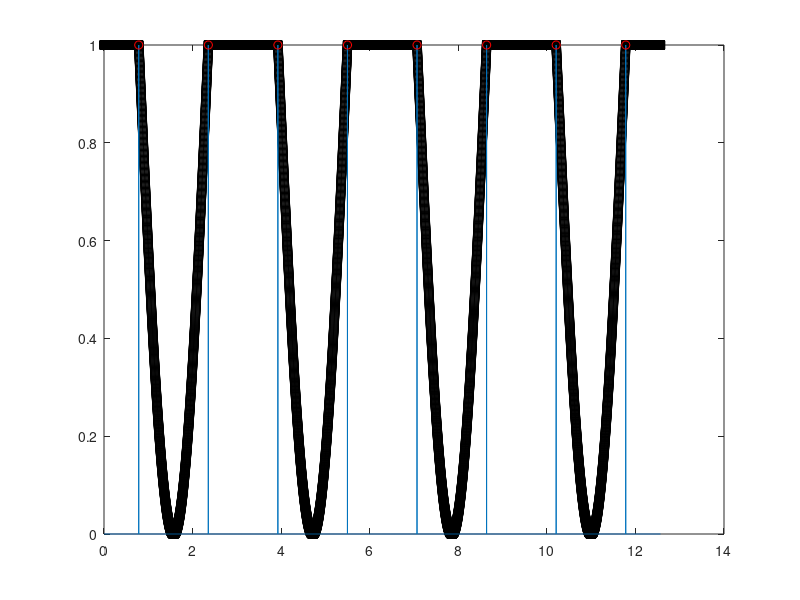

The MATLAB script that drew this image:
%% Find signal clipping points

% learn: diff,mode,find

%%

t = linspace(0,4*pi,10000);
s = sin(2*t-pi/2);
s(s<0) = 0;
s = 1-s;

figure(1),clf
plot(t,s,'ks-')

%% find flat transitions
% try 1st and second derivatives and 
% then try change from modal values

sd2 = diff(s~=mode(s));

hold on
%plot(t(1:end-2),abs(sd2)*400,'r^-')

plot(t(1:end-1),abs(diff(s ~= mode(s))))

%
changeidx = find(sd2);
changeidx(sd2(changeidx)<0) = changeidx(sd2(changeidx)<0) +1;

%plot the circles where signal saturates
plot(t(changeidx),s(changeidx),'ro')
